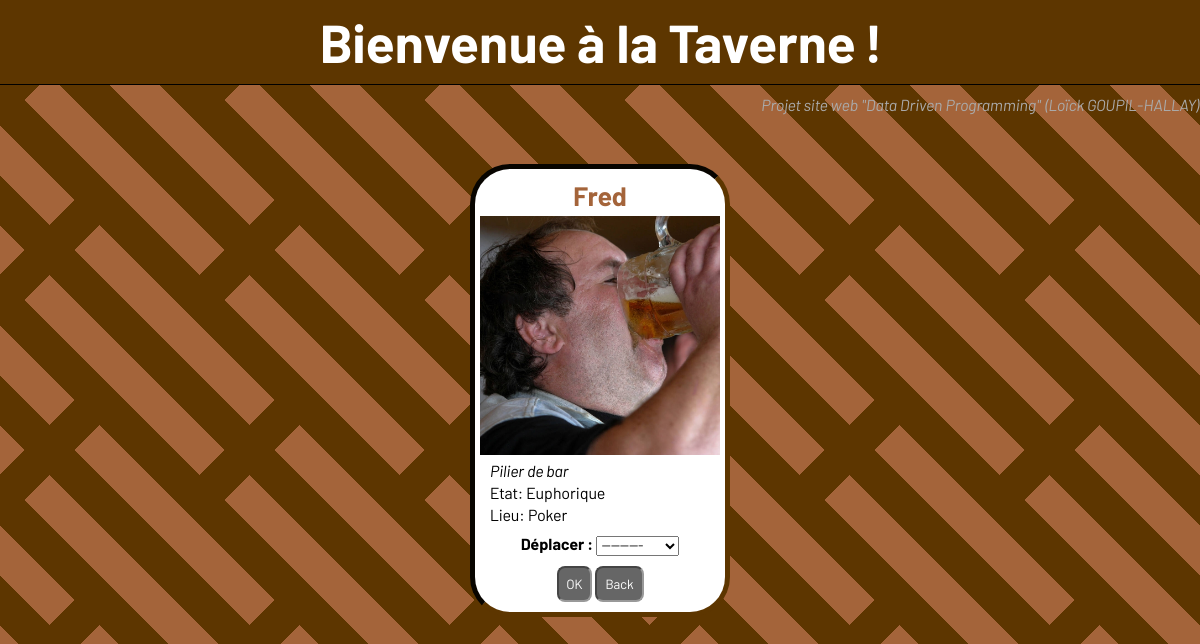
Before: /client/Fred/ with the older database file.
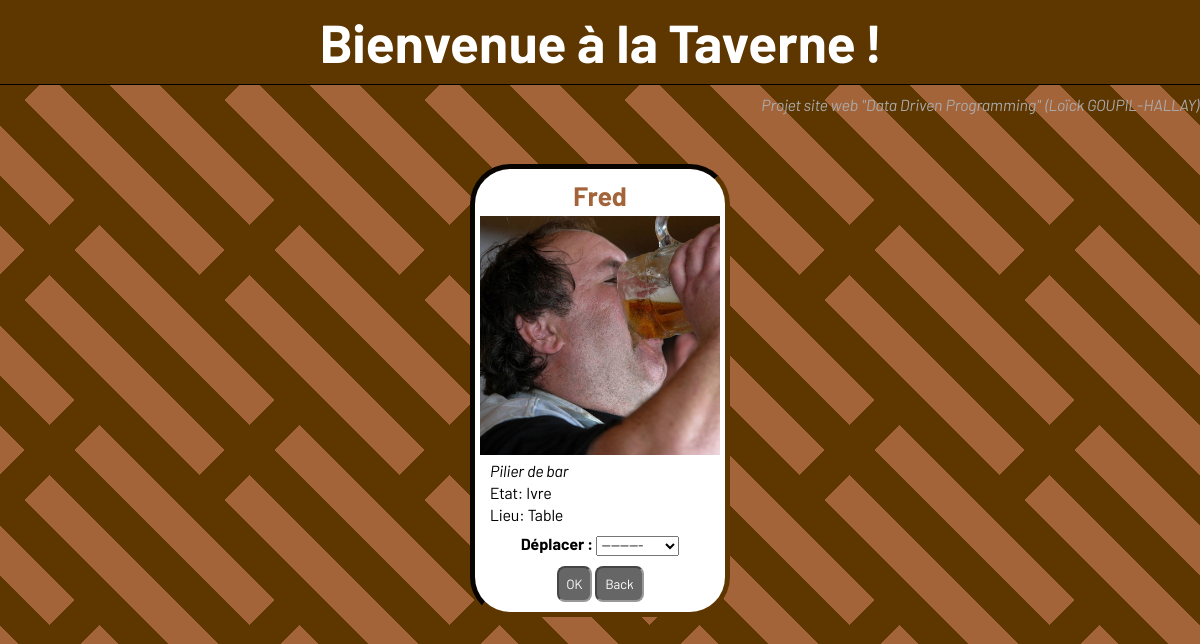
After: the same page with the newer database file.
### taverne/models.py (models this page shows, shortened)
class Character(models.Model):
    id_character = models.CharField(max_length=100, primary_key=True)
    etat = models.CharField(max_length=20)
    titre = models.CharField(max_length=20)
    photo = models.CharField(max_length=200)
    lieu = models.ForeignKey(Equipement, on_delete=models.CASCADE)

class Equipement(models.Model):
    id_equip = models.CharField(max_length=100, primary_key=True)
    disponibilite = models.CharField(max_length=20)
    photo = models.CharField(max_length=200)
    def __str__(self):
        return str(self.id_equip)

### taverne/views.py (the view)
# urls.py: path('client/<str:pk>/', client_detail, name='client_detail'),
def client_detail(request, pk,msg=''):
    client = get_object_or_404(Character, id_character=pk)
    if request.method == 'POST':
        form = MoveForm(request.POST)
        if form.is_valid():
            ancien_lieu = get_object_or_404(Equipement, id_equip=client.lieu.id_equip)
            ancien_lieu.disponibilite = "Libre"
            ancien_lieu.save()
            form.save(commit=False)
            nouveau_lieu = form.cleaned_data['lieu']
            if nouveau_lieu.disponibilite != 'Occupé':
                client.etat, nouveau_lieu.disponibilite, msg = checkMove(nouveau_lieu.id_equip, client.etat,client.id_character)
                if not msg:
                    client.lieu = nouveau_lieu
                    nouveau_lieu.save()
                    client.save()
            else:
                msg = f"Le lieu {nouveau_lieu.id_equip} est occupé !"
            if msg != '':
                return render(request, 'taverne/client_detail.html', {'message':msg,'client':client})
            else:
                return redirect('taverne_view')
    else:
        form = MoveForm()
    return render(request, 'taverne/client_detail.html', {'client': client, 'form': form, 'message': ""})

### taverne/forms.py
class MoveForm(forms.ModelForm):
    class Meta:
        model = Character
        fields = ('lieu',)

### taverne/templates/taverne/client_detail.html (shortened to what this page needs)
{% extends 'taverne/base.html' %}
{% load static %}
{% block content %}
    <div class="cellule detail">
        <h3>{{ client.id_character }}</h3>
        <img class="photo" src="{% static 'img/clients/' %}{{ client.photo }}" alt="{{ client.id_character }}">
        <p><em>{{ client.titre }}</em></p>
        <p>Etat: {{ client.etat }}</p>
        <p>Lieu: {{ client.lieu }}</p>
        <form method="POST" class="post-form">{% csrf_token %}
            <b> Déplacer : </b>
            {% for field in form %}
                {{ field }}
            {% endfor %}
            <div style="margin: 10px auto 0; width: fit-content;">
            <button type="submit" class="form-button">OK</button>
            <a href="{% url 'taverne_view' %}"><button class="form-button">Back</button></a>
            </div>
        </form>
    </div>
{% endblock %}

Changed rows visible on the page:
changed Character "Fred": etat "Euphorique" → "Ivre"; lieu "Poker" → "Table"
